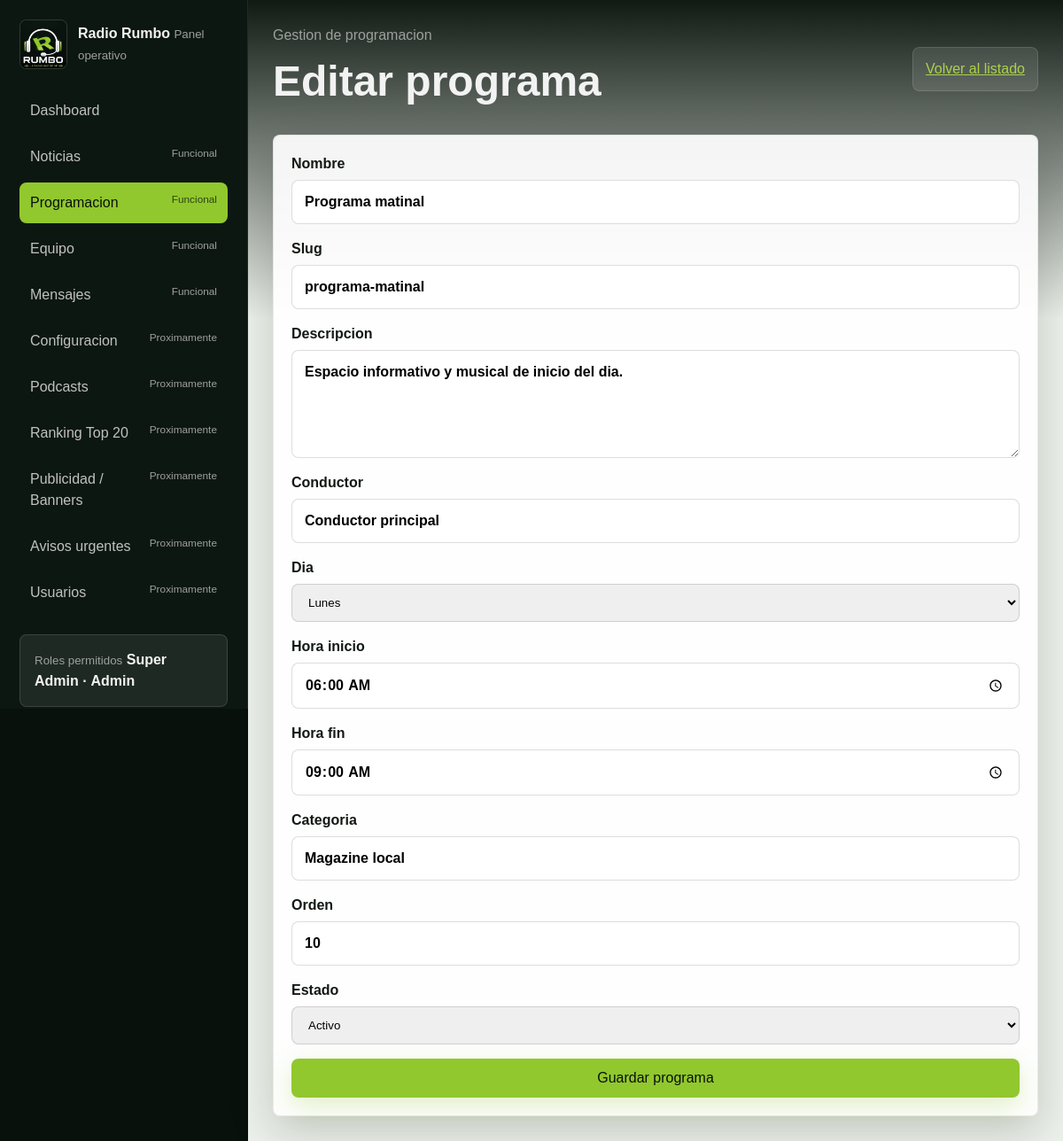
Screenshot of /admin/programs/edit/?id=1 (signed in) with the database file from the repository.
### tables this page shows
CREATE TABLE programs (
    id INT UNSIGNED AUTO_INCREMENT PRIMARY KEY,
    name VARCHAR(140) NOT NULL,
    slug VARCHAR(160) NOT NULL UNIQUE,
    description TEXT NULL,
    host_name VARCHAR(140) NULL,
    day_of_week ENUM('monday', 'tuesday', 'wednesday', 'thursday', 'friday', 'saturday', 'sunday') NOT NULL,
    start_time TIME NOT NULL,
    end_time TIME NOT NULL,
    category VARCHAR(80) NULL,
    is_active TINYINT(1) NOT NULL DEFAULT 1,
    display_order INT UNSIGNED NOT NULL DEFAULT 0,
    created_at TIMESTAMP DEFAULT CURRENT_TIMESTAMP,
    updated_at TIMESTAMP DEFAULT CURRENT_TIMESTAMP ON UPDATE CURRENT_TIMESTAMP
);

### app/Core/View.php (called while the page is built, shortened)
<?php
final class View
{
    public static function render(string $view, array $data = []): void
    {
        $basePath = dirname(__DIR__, 2) . DIRECTORY_SEPARATOR . 'resources' . DIRECTORY_SEPARATOR . 'views';
        $relativePath = str_replace('.', DIRECTORY_SEPARATOR, $view) . '.php';
        $viewPath = $basePath . DIRECTORY_SEPARATOR . $relativePath;
        $realViewPath = realpath($viewPath);
        extract($data, EXTR_SKIP);
        require $realViewPath;
    }
}

### app/Controllers/Admin/ProgramController.php (called while the page is built, shortened)
<?php
final class ProgramController
{
    public function edit(array $mock, int $id): void
    {
        $this->renderForm(
            $mock,
            $this->requireUser(),
            $this->findOrRedirect($id),
            [],
            '/admin/programs/edit/?id=' . $id,
            'Editar programa'
        );
    }
    private function renderForm(
        array $mock,
        array $user,
        array $old,
        array $errors,
        string $action,
        string $heading
    ): void {
        View::render('layouts.admin', [
            'active' => 'programacion',
            'action' => $action,
            'contentView' => 'programs/form',
            'errors' => $errors,
            'heading' => $heading,
            'mock' => $mock,
            'old' => $old,
            'pageTitle' => 'Radio Rumbo - ' . $heading,
            'user' => $user,
        ]);
    }
    private function findOrRedirect(int $id): array
    {
        try {
            $item = $this->programService()->find($id);
        } catch (Throwable) {
            $item = null;
        }
        return $item;
    }
    private function requireUser(): array
    {
        $user = $this->sessions()->user();
        return $user;
    }
    private function sessions(): SessionService
    {
        if (!$this->session instanceof SessionService) {
            $this->session = new SessionService();
        }
        return $this->session;
    }
    private function programService(): ProgramService
    {
        if (!$this->programs instanceof ProgramService) {
            $this->programs = new ProgramService();
        }
        return $this->programs;
    }
}

### public/admin/programs/edit/index.php (called while the page is built, shortened)
<?php
$rootPath = rr_bootstrap();
$controller = new ProgramController();
$id = (int) ($_GET['id'] ?? $_POST['id'] ?? 0);
$controller->edit(rr_mock_data($rootPath), $id);

### app/Helpers/SecurityHelper.php (called while the page is built, shortened)
<?php
final class SecurityHelper
{
    public static function e(string $value): string
    {
        return htmlspecialchars($value, ENT_QUOTES | ENT_SUBSTITUTE, 'UTF-8');
    }
}

### app/Core/Database.php (called while the page is built, shortened)
<?php
final class Database
{
    private static ?PDO $connection = null;
    public static function connection(): PDO
    {
        if (self::$connection instanceof PDO) {
            return self::$connection;
        }
        $host = self::env('DB_HOST', '127.0.0.1');
        $port = self::env('DB_PORT', '3306');
        $database = self::env('DB_DATABASE', 'radio_rumbo');
        $username = self::env('DB_USERNAME', 'root');
        $password = self::env('DB_PASSWORD', '');
        $dsn = sprintf(
            'mysql:host=%s;port=%s;dbname=%s;charset=utf8mb4',
            $host,
            $port,
            $database
        );
        try {
            self::$connection = new PDO($dsn, $username, $password, [
                PDO::ATTR_ERRMODE => PDO::ERRMODE_EXCEPTION,
                PDO::ATTR_DEFAULT_FETCH_MODE => PDO::FETCH_ASSOC,
                PDO::ATTR_EMULATE_PREPARES => false,
            ]);
        } catch (PDOException $exception) {
            throw new PDOException(
                'No se pudo conectar con la base de datos.',
                (int) $exception->getCode(),
                $exception
            );
        }
        return self::$connection;
    }
    private static function env(string $key, string $default = ''): string
    {
        $value = $_ENV[$key] ?? $_SERVER[$key] ?? getenv($key);
        return is_string($value) && $value !== '' ? $value : $default;
    }
}

### app/Models/Program.php (called while the page is built, shortened)
<?php
final class Program
{
    public function find(int $id): ?array
    {
        $statement = $this->pdo()->prepare(
            'SELECT id, name, slug, description, host_name, day_of_week, start_time, end_time,
                    category, is_active, display_order
             FROM programs
             WHERE id = :id
             LIMIT 1'
        );
        $statement->execute(['id' => $id]);
        $row = $statement->fetch();
        return is_array($row) ? $row : null;
    }
    private function pdo(): PDO
    {
        return $this->connection ?? Database::connection();
    }
}

### app/Services/ProgramService.php (called while the page is built, shortened)
<?php
final class ProgramService
{
    public function find(int $id): ?array
    {
        return $this->repository()->find($id);
    }
    private function repository(): Program
    {
        if (!$this->program instanceof Program) {
            $this->program = new Program();
        }
        return $this->program;
    }
}

### resources/views/admin/programs/form.php (the view, shortened to what this page needs)
<?php
$old = is_array($old ?? null) ? $old : [];
$action = is_string($action ?? null) ? $action : '/admin/programs/create/';
$heading = is_string($heading ?? null) ? $heading : 'Programa';
$days = [
    'monday' => 'Lunes',
    'tuesday' => 'Martes',
    'wednesday' => 'Miercoles',
    'thursday' => 'Jueves',
    'friday' => 'Viernes',
    'saturday' => 'Sabado',
    'sunday' => 'Domingo',
];
?>
<header class="admin-topbar">
    <div>
        <span>Gestion de programacion</span>
        <h1><?= $e($heading) ?></h1>
    </div>
    <div class="admin-profile"><a href="/admin/programs/">Volver al listado</a></div>
</header>
<section class="admin-panel">
    <form class="admin-form" action="<?= $e($action) ?>" method="post">
        <label>Nombre
            <input type="text" name="name" value="<?= $e((string) ($old['name'] ?? '')) ?>">
        </label>
        <label>Slug
            <input type="text" name="slug" value="<?= $e((string) ($old['slug'] ?? '')) ?>" placeholder="Se genera automaticamente si queda vacio">
        </label>
        <label>Descripcion
            <textarea name="description" rows="4"><?= $e((string) ($old['description'] ?? '')) ?></textarea>
        </label>
        <label>Conductor
            <input type="text" name="host_name" value="<?= $e((string) ($old['host_name'] ?? '')) ?>" placeholder="Conductor principal">
        </label>
        <label>Dia
            <select name="day_of_week">
                <?php foreach ($days as $value => $label): ?>
                    <option value="<?= $e($value) ?>" <?= ($old['day_of_week'] ?? 'monday') === $value ? 'selected' : '' ?>><?= $e($label) ?></option>
                <?php endforeach; ?>
            </select>
        </label>
        <label>Hora inicio
            <input type="time" name="start_time" value="<?= $e(substr((string) ($old['start_time'] ?? '06:00'), 0, 5)) ?>">
        </label>
        <label>Hora fin
            <input type="time" name="end_time" value="<?= $e(substr((string) ($old['end_time'] ?? '09:00'), 0, 5)) ?>">
        </label>
        <label>Categoria
            <input type="text" name="category" value="<?= $e((string) ($old['category'] ?? '')) ?>">
        </label>
        <label>Orden
            <input type="number" min="0" name="display_order" value="<?= $e((string) ($old['display_order'] ?? '0')) ?>">
        </label>
        <label>Estado
            <select name="is_active">
                <option value="1" <?= (string) ($old['is_active'] ?? '1') === '1' ? 'selected' : '' ?>>Activo</option>
            </select>
        </label>
        <button class="btn btn-primary" type="submit">Guardar programa</button>
    </form>
</section>

### public/assets/css/main.css (style rules this page uses)
:root { --color-primary: #91C82D; --color-primary-light: #AAD14A; --color-primary-dark: #72A223; --color-bg-dark: #09110C; --color-white-soft: #F2F2F2; --color-muted: #9DA09E; --color-ink: #121813; --color-panel: rgba(255, 255, 255, 0.12); --color-line: rgba(255, 255, 255, 0.16); --space-1: 8px; --space-2: 12px; --space-3: 18px; --space-4: 24px; --space-5: 36px; --space-6: 56px; --radius: 8px; --shadow: 0 18px 50px rgba(9, 17, 12, 0.18); }
* { box-sizing: border-box; }
html { scroll-behavior: smooth; }
body { margin: 0; color: var(--color-ink); background: #f1f4ef; font-family: Arial, Helvetica, sans-serif; line-height: 1.5; }
a { color: inherit; }
button, input, textarea { font: inherit; }
.btn, button { min-height: 42px; padding: 10px 16px; border: 0; border-radius: var(--radius); cursor: pointer; text-decoration: none; }
.btn-primary { color: var(--color-bg-dark); background: var(--color-primary); box-shadow: 0 10px 28px rgba(145, 200, 45, 0.25); }
input, textarea { width: 100%; padding: 12px 14px; border: 1px solid rgba(9, 17, 12, 0.14); border-radius: var(--radius); }

### public/assets/css/admin.css (style rules this page uses)
.admin-shell-body, .admin-login-body { min-height: 100vh; color: var(--color-white-soft); background: var(--color-bg-dark); }
.admin-brand small, .admin-topbar span, .admin-role-box small { color: var(--color-muted); }
.admin-topbar { display: flex; align-items: center; justify-content: space-between; gap: 20px; margin-bottom: 24px; }
.admin-topbar h1 { margin: 4px 0 0; font-size: clamp(2rem, 4vw, 3.5rem); letter-spacing: 0; }
.admin-profile { display: grid; justify-items: end; padding: 12px 14px; background: rgba(255, 255, 255, 0.1); border: 1px solid rgba(255, 255, 255, 0.12); border-radius: var(--radius); }
.admin-profile a { color: var(--color-primary-light); }
.admin-stats article, .admin-panel { padding: 20px; color: var(--color-ink); background: rgba(255, 255, 255, 0.92); border: 1px solid rgba(9, 17, 12, 0.08); border-radius: var(--radius); box-shadow: var(--shadow); }
.admin-form { display: grid; gap: 16px; }
.admin-form label, .login-card label { display: grid; gap: 6px; color: var(--color-ink); font-weight: 700; }
select { width: 100%; padding: 12px 14px; border: 1px solid rgba(9, 17, 12, 0.14); border-radius: var(--radius); }

### rows the page displays
programs: name "Programa matinal", slug "programa-matinal", description "Espacio informativo y musical de inicio del dia.", host_name "Conductor principal", day_of_week "Lunes", start_time "06:00", end_time "09:00", category "Magazine local", display_order "10", is_active "Activo"

### other values shown
$e($item['label']) "Dashboard"
$e($item['label']) "Noticias"
$e($item['status']) "Funcional"
$e($item['label']) "Programacion"
$e($item['label']) "Equipo"
$e($item['label']) "Mensajes"
$e($item['label']) "Configuracion"
$e($item['status']) "Proximamente"
$e($item['label']) "Podcasts"
$e($item['label']) "Ranking Top 20"
$e($item['label']) "Publicidad / Banners"
$e($item['label']) "Avisos urgentes"
$e($item['label']) "Usuarios"
$e($heading) "Editar programa"
